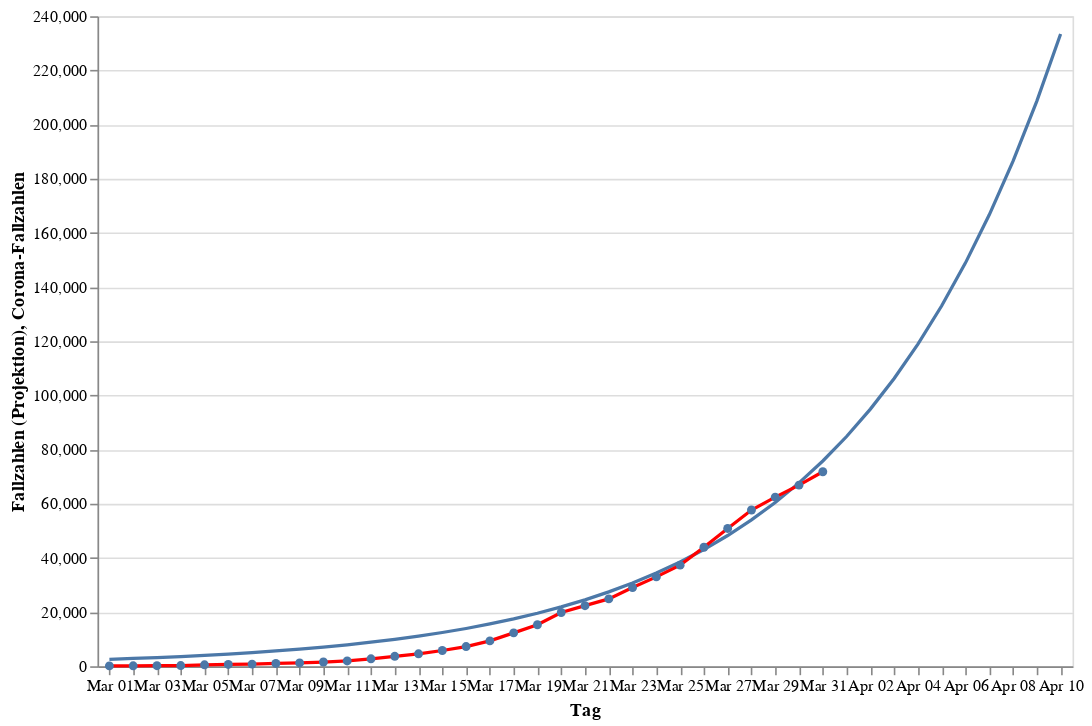

Notebook code cell kept with this figure:
### Code cell
infections_chart = alt.Chart(data).mark_line(point=True, color="red").encode(
    alt.X("monthdate(day):O", title="Tag"),
    alt.Y("cases:Q", title="Corona-Fallzahlen"))
projection_chart = alt.Chart(projection_data).mark_line(point=False).encode(
    alt.X("monthdate(day):O", title="Tag"),
    alt.Y("curve:Q", title="Fallzahlen (Projektion)"))
(projection_chart + infections_chart).properties(width=600, height=400)

### Figure 1 — Vega-Lite specification as saved in the notebook (floating-point values rounded to 4 significant figures)
{"config": {"view": {"continuousWidth": 400, "continuousHeight": 300}}, "layer": [{"data": {"name": "data-8ea57d3734bbe20ec003b51aa62d0ae0"}, "mark": {"type": "line", "point": false}, "encoding": {"x": {"type": "ordinal", "field": "day", "timeUnit": "monthdate", "title": "Tag"}, "y": {"type": "quantitative", "field": "curve", "title": "Fallzahlen (Projektion)"}}}, {"data": {"name": "data-37d01d31810c37d1fd8d623f7f7d5c1a"}, "mark": {"type": "line", "color": "red", "point": true}, "encoding": {"x": {"type": "ordinal", "field": "day", "timeUnit": "monthdate", "title": "Tag"}, "y": {"type": "quantitative", "field": "cases", "title": "Corona-Fallzahlen"}}}], "height": 400, "width": 600, "$schema": "https://vega.github.io/schema/vega-lite/v4.0.2.json", "datasets": {"data-8ea57d3734bbe20ec003b51aa62d0ae0": [{"day": "2020-03-01T00:00:00", "curve": 2563.0}, {"day": "2020-03-02T00:00:00", "curve": 2869.0}, {"day": "2020-03-03T00:00:00", "curve": 3213.0}, {"day": "2020-03-04T00:00:00", "curve": 3597.0}, {"day": "2020-03-05T00:00:00", "curve": 4027.0}, {"day": "2020-03-06T00:00:00", "curve": 4508.0}, {"day": "2020-03-07T00:00:00", "curve": 5047.0}, {"day": "2020-03-08T00:00:00", "curve": 5651.0}, {"day": "2020-03-09T00:00:00", "curve": 6326.0}, {"day": "2020-03-10T00:00:00", "curve": 7083.0}, {"day": "2020-03-11T00:00:00", "curve": 7930.0}, {"day": "2020-03-12T00:00:00", "curve": 8878.0}, {"day": "2020-03-13T00:00:00", "curve": 9939.0}, {"day": "2020-03-14T00:00:00", "curve": 11130.0}, {"day": "2020-03-15T00:00:00", "curve": 12460.0}, {"day": "2020-03-16T00:00:00", "curve": 13950.0}, {"day": "2020-03-17T00:00:00", "curve": 15610.0}, {"day": "2020-03-18T00:00:00", "curve": 17480.0}, {"day": "2020-03-19T00:00:00", "curve": 19570.0}, {"day": "2020-03-20T00:00:00", "curve": 21910.0}, {"day": "2020-03-21T00:00:00", "curve": 24530.0}, {"day": "2020-03-22T00:00:00", "curve": 27460.0}, {"day": "2020-03-23T00:00:00", "curve": 30740.0}, {"day": "2020-03-24T00:00:00", "curve": 34410.0}, {"day": "2020-03-25T00:00:00", "curve": 38520.0}, {"day": "2020-03-26T00:00:00", "curve": 43120.0}, {"day": "2020-03-27T00:00:00", "curve": 48270.0}, {"day": "2020-03-28T00:00:00", "curve": 54030.0}, {"day": "2020-03-29T00:00:00", "curve": 60490.0}, {"day": "2020-03-30T00:00:00", "curve": 67700.0}, {"day": "2020-03-31T00:00:00", "curve": 75780.0}, {"day": "2020-04-01T00:00:00", "curve": 84830.0}, {"day": "2020-04-02T00:00:00", "curve": 94940.0}, {"day": "2020-04-03T00:00:00", "curve": 106300.0}, {"day": "2020-04-04T00:00:00", "curve": 118900.0}, {"day": "2020-04-05T00:00:00", "curve": 133100.0}, {"day": "2020-04-06T00:00:00", "curve": 148900.0}, {"day": "2020-04-07T00:00:00", "curve": 166700.0}, {"day": "2020-04-08T00:00:00", "curve": 186500.0}, {"day": "2020-04-09T00:00:00", "curve": 208700.0}, {"day": "2020-04-10T00:00:00", "curve": 233500.0}], "data-37d01d31810c37d1fd8d623f7f7d5c1a": [{"day": "2020-03-01T00:00:00", "cases": 130}, {"day": "2020-03-02T00:00:00", "cases": 165}, {"day": "2020-03-03T00:00:00", "cases": 203}, {"day": "2020-03-04T00:00:00", "cases": 262}, {"day": "2020-03-05T00:00:00", "cases": 545}, {"day": "2020-03-06T00:00:00", "cases": 670}, {"day": "2020-03-07T00:00:00", "cases": 800}, {"day": "2020-03-08T00:00:00", "cases": 1040}, {"day": "2020-03-09T00:00:00", "cases": 1224}, {"day": "2020-03-10T00:00:00", "cases": 1565}, {"day": "2020-03-11T00:00:00", "cases": 1966}, {"day": "2020-03-12T00:00:00", "cases": 2745}, {"day": "2020-03-13T00:00:00", "cases": 3675}, {"day": "2020-03-14T00:00:00", "cases": 4599}, {"day": "2020-03-15T00:00:00", "cases": 5813}, {"day": "2020-03-16T00:00:00", "cases": 7272}, {"day": "2020-03-17T00:00:00", "cases": 9367}, {"day": "2020-03-18T00:00:00", "cases": 12327}, {"day": "2020-03-19T00:00:00", "cases": 15320}, {"day": "2020-03-20T00:00:00", "cases": 19848}, {"day": "2020-03-21T00:00:00", "cases": 22364}, {"day": "2020-03-22T00:00:00", "cases": 24873}, {"day": "2020-03-23T00:00:00", "cases": 29056}, {"day": "2020-03-24T00:00:00", "cases": 32991}, {"day": "2020-03-25T00:00:00", "cases": 37323}, {"day": "2020-03-26T00:00:00", "cases": 43938}, {"day": "2020-03-27T00:00:00", "cases": 50871}, {"day": "2020-03-28T00:00:00", "cases": 57695}, {"day": "2020-03-29T00:00:00", "cases": 62435}, {"day": "2020-03-30T00:00:00", "cases": 66885}, {"day": "2020-03-31T00:00:00", "cases": 71808}]}}
